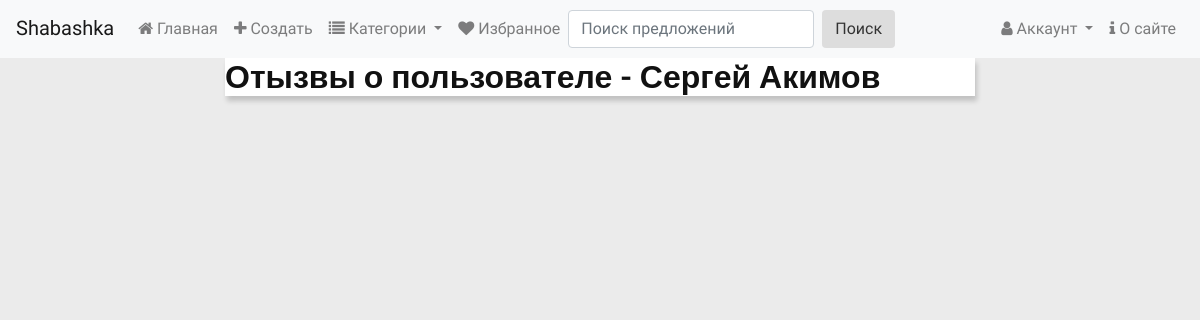
Page /reviews/1 (signed in) on the earlier database version.
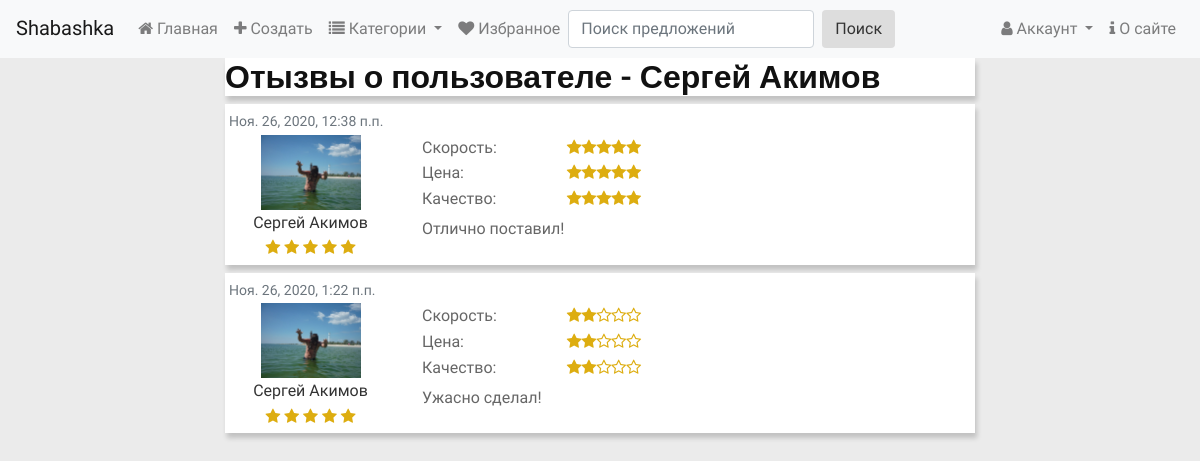
Same page on the later database version.
### main/models.py (models this page shows, shortened)
class ShaUser(AbstractUser):
    is_activated = models.BooleanField(default=True, db_index=True, verbose_name="Активирован")
    send_message = models.BooleanField(default=True, db_index=True, verbose_name="Отправлять оповещения?")
    location = models.CharField(max_length=64, null=True, blank=True, verbose_name="Населенный пункт" )
    average_rating = models.DecimalField(max_digits=2, decimal_places=1, null=True, blank=True, verbose_name="Средний рейтинг")
    favorite = models.ManyToManyField("self", symmetrical=False, blank=True, related_name="followers", verbose_name="Избранное")
    class Meta(AbstractUser.Meta):
        pass

class UserReview(models.Model):
    RATING = (
        (1, 1),
        (2, 2),
        (3, 3),
        (4, 4),
        (5, 5),
    )
    author = models.ForeignKey(ShaUser, on_delete=models.DO_NOTHING, related_name="review", verbose_name="Автор")
    offer = models.ForeignKey("Offer", on_delete=models.DO_NOTHING, related_name="review", verbose_name="Предложение")
    reviewal = models.ForeignKey(ShaUser, on_delete=models.CASCADE, related_name="rating", verbose_name="Респондент")
    speed = models.SmallIntegerField(default=5, choices=RATING,verbose_name="Скорость")
    cost = models.SmallIntegerField(default=5, choices=RATING, verbose_name="Стоимость")
    accuracy = models.SmallIntegerField(default=5, choices=RATING, verbose_name="Качество")
    content = models.TextField(verbose_name="Отзыв")
    created = models.DateTimeField(auto_now_add=True, db_index=True, verbose_name="Опубликован")
    class Meta:
        verbose_name = 'Отзыв'
        verbose_name_plural = 'Отзывы'

class ShaUserAvatar(models.Model):
    user = models.OneToOneField(ShaUser, on_delete=models.CASCADE, related_name="avatar", verbose_name="Пользователь",)
    image = models.ImageField(verbose_name="Аватар")
    class Meta:
        verbose_name = "Аватар"
        verbose_name_plural = "Аватары"

### main/views.py (the view)
# urls.py: path('reviews/<int:user_id>', views.reviews, name="reviews"),
@login_required
def reviews(request, user_id):
    user = get_object_or_404(ShaUser, pk=user_id)
    reviews = UserReview.objects.filter(reviewal=user)
    context = {
        'user': user,
        'reviews': reviews
    }
    return render(request, 'main/reviews.html', context)

### main/models.py (called while the page is built)
    def get_queryset(self):
        return super().get_queryset().filter(super_category__isnull=False)

### main/templatetags/custom_tags.py (called while the page is built)
@register.simple_tag()
def show_rating(number):
    full_star = '<i class="fa fa-star" style="color: #ddad10;"></i>'
    half_star = '<i class="fa fa-star-half-full" style="color: #ddad10;"></i>'
    empty_star = '<i class="fa fa-star-o" style="color: #ddad10;"></i>'
    try:
        number = float(number)
    except ValueError:
        return None
    except TypeError:
        return None
    full = int(number)
    half = 1 if number - full > 0.1 and number - full < 0.6 else 0
    if full < round(number) and half == 0:
        full += 1
    empty = 5 - full - half
    return mark_safe(full_star * full + half_star * half + empty_star * empty)

### main/templates/main/reviews.html (shortened to what this page needs)
{% extends 'main/layout.html' %}
{% load static %}
{% load bootstrap4 %}
{% load custom_tags %}
{% block body %}
<div class="containeer">
    <center><article>
        <h3>Отызвы о пользователе -
            {% if user.first_name and user.last_name %}
                {{user.first_name}} {{user.last_name}}
            {% else %}
                {{user}}
            {% endif %}
        </h3>
    </article></center>
    {% for review in reviews %}
    <center><article class="my-2 p-1">
        <div class="comment">
            <div class="comment-head border-bottom-1">
                <span class="small text-muted">{{review.created}}</span>
            </div>
            <div class="row">
                <div class="col-lg-3 col-md-3">
                    <div class="d-flex justify-content-center align-item-center ">
                        <a href="{% url 'main:profile_by_id' pk=review.author.pk %}">
                            {% if review.author.avatar.image %}
                            <img src="{{user.avatar.image.url}}" class="comment-img">
                            {% else %}
                            <img class="border profile-img" style="background-color: #777;" src="{% static 'main/images/profile-ph.png' %}" alt="">
                            {% endif %}
                    </div>
                    <div class="center">
                    {% if review.author.first_name and review.author.last_name %}
                    {{review.author.first_name}} {{review.author.last_name}}
                    {% endif %}
                    <div>
                            {% if review.author.average_rating %}
                            {% show_rating review.author.average_rating %}
                            {% else %}
                                <i class="fa fa-star" style="color: #ddad10;"></i>
                                <i class="fa fa-star" style="color: #ddad10;"></i>
                                <i class="fa fa-star" style="color: #ddad10;"></i>
                                <i class="fa fa-star" style="color: #ddad10;"></i>
                                <i class="fa fa-star" style="color: #ddad10;"></i>
                            {% endif %}
                    </div>
                    </div>
                </div>
                <div class="col-lg-9 col-md-9">
                    <div class="row">
                        <div class="col-lg-3 col-md-3 col-sm3">
                            <div>Скорость: </div>
                            <div>Цена:     </div>
                            <div>Качество: </div>
                        </div>
                        <div class="col-lg-3 col-md-3 col sm-6">
                            <div>{% show_rating review.speed %}</div>
                            <div>{% show_rating review.cost  %}</div>
                            <div>{% show_rating review.accuracy %}</div>
                        </div>
                    </div>
                    <div class="mt-2">
                    <p>{{review.content}}</p>
                    </div>
                </div>
            </div>
        </div>
    </article></center>
    {% endfor %}
</div>
{% endblock %}

### main/templates/main/layout.html (shortened to what this page needs)
{% load bootstrap4 %}
{% load static %}
<!DOCTYPE html>
<html lang="en">
<head>
	{% bootstrap_css %}
    <link rel="stylesheet" type="text/css" href="{% static 'main/css/style.css' %}">
  <link rel="stylesheet" href="https://maxcdn.bootstrapcdn.com/font-awesome/4.7.0/css/font-awesome.min.css">
	<link rel="stylesheet" href="{% static 'main/css/lightbox.css' %}">
</head>
<body>
    {% block navbar %}
    <nav class="navbar navbar-expand-lg navbar-light bg-light">
      <a class="navbar-brand" href="#">Shabashka</a>
      <div class="collapse navbar-collapse" id="navbarNavDropdown">
        {% with url_name=request.resolver_match.url_name %}
        <ul class="navbar-nav">
          <li class="nav-item {% if url_name == 'index' %} active {% endif %}">
            <a class="nav-link" href="{% url 'main:index' %}"><i class="fa fa-home"></i> Главная <span class="sr-only">(current)</span></a>
          </li>
          <li class="nav-item {% if url_name == 'add_new_offer' %} active {% endif %}">
            <a class="nav-link" href="{% url 'main:add_new_offer' %}"><i class="fa fa-plus"></i> Создать</a>
          </li>
          <li class="nav-item dropdown {% if url_name == 'by_category' %} active {% endif %}">
            <a class="nav-link dropdown-toggle" href="#" id="categories-dropdown" role="button" data-toggle="dropdown" aria-haspopup="true" aria-expanded="false">
              <i class="fa fa-list"></i> Категории
            </a>
          </li>
          <li class="nav-item {% if url_name == 'favorite' %} active {% endif %}">
              <a class="nav-link" href="{% url 'main:favorite' %}"><i class="fa fa-heart"></i> Избранное</a>
          </li>
          <form class="form-inline my-2 my-lg-0">
            {% if searchForm %}
            {% bootstrap_form searchForm show_label=False %}
            {% else %}
            <div class="form-group">
            <input class="form-control mr-sm-1" type="search" name="keyword" placeholder="Поиск предложений" aria-label="Search">
            </div>
            {% endif %}
            <div class="input-group">
            <button class="btn btn-search my-2 ml-sm-1 my-sm-0" type="submit">Поиск</button>
            </div>
          </form>
        </ul>
          <ul class="navbar-nav ml-auto">
          {% if user.is_authenticated %}
          <li class="nav-item dropdown {% if url_name == 'profile' %} active {% endif %}">
            <a class="nav-link dropdown-toggle" href="#" id="navbarDropdownMenuLink" role="button" data-toggle="dropdown" aria-haspopup="true" aria-expanded="false">
              <i class="fa fa-user"></i> Аккаунт
            </a>
          </li>
          {% else %}
            <li class="nav-item {% if url_name == 'login' %} active {% endif %}">
              <a class="nav-link" href="{% url 'main:login' %}">Войти</a>
            </li>
          {% endif %}
          <li class="nav-item {% if url_name == 'other' %} active {% endif %}">
            <a class="nav-link" href="{% url 'main:other' page='about' %}"><i class="fa fa-info"></i> О сайте</a>
          </li>
        </ul>
        {% endwith %}
      </div>
    </nav>
    {% endblock %}
    {% block body %}
    {% endblock %}
</body>
</html>

### main/static/main/css/style.css (style rules this page uses)
body { font-family: 'Ek Mukta', sans-serif;color: #666;background: #EBEBEB;font-size: 16px;line-height: 1.6em;font-weight: 400; }
html, body { width:100%; padding:0; }
html { -webkit-text-size-adjust: none; }
img { max-width:100%; height: auto;width: auto\9; }
h3 { font-size: 32px; }
h1,h2,h3,h4,h5,h6 { font-family: 'Roboto', sans-serif;font-weight: 600;color: #111; }
p { margin: 0 0 20px;line-height: 1.3; }
a { color: #333; -webkit-transition: all .2s ease-in-out; -moz-transition: all .2s ease-in-out; transition: all .2s ease-in-out; }
.center { text-align: center; margin: 0 auto; }
.post:after, .post:before, article:after, article:before, section:after, section:before { clear: both; content: '\0020'; display: block; visibility: hidden; width: 0; height: 0; }
article { background-color: #fff;max-width: 750px;box-shadow: 2px 5px 5px 0 rgba(0, 0, 0, 0.18);text-align: justify; position: relative; }
article h3 { margin: 0;padding: 0; }
.btn-search { color: #333333; background-color: #ddd; padding: 6px 12px; }
.comment-img { width: 100px; }

Differences in the rows shown:
added UserReview: created "Ноя. 26, 2020, 12:38 п.п.", avatar.image (picture), author.first_name "Сергей", author.last_name "Акимов", speed 5 (drawn), cost 5 (drawn), accuracy 5 (drawn), content "Отлично поставил!"
added UserReview: created "Ноя. 26, 2020, 1:22 п.п.", avatar.image (picture), author.first_name "Сергей", author.last_name "Акимов", speed 2 (drawn), cost 2 (drawn), accuracy 2 (drawn), content "Ужасно сделал!"
